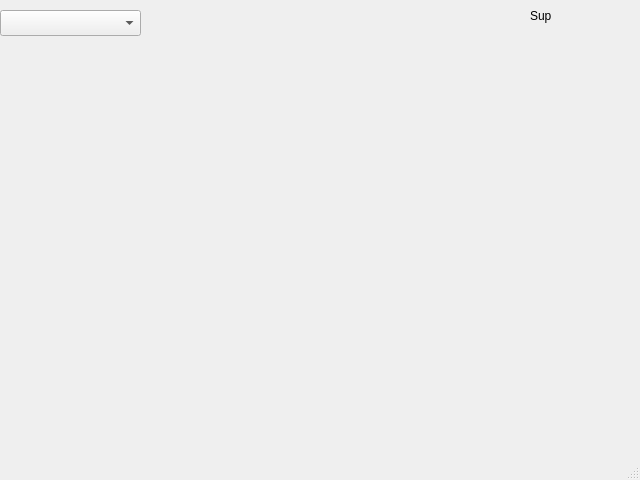
<?xml version="1.0" encoding="UTF-8"?>
<ui version="4.0">
 <class>MainWindow</class>
 <widget class="QMainWindow" name="MainWindow">
  <property name="geometry">
   <rect>
    <x>0</x>
    <y>0</y>
    <width>640</width>
    <height>480</height>
   </rect>
  </property>
  <property name="windowTitle">
   <string>OOM</string>
  </property>
  <widget class="QWidget" name="centralwidget">
   <widget class="QLabel" name="label">
    <property name="geometry">
     <rect>
      <x>530</x>
      <y>0</y>
      <width>91</width>
      <height>31</height>
     </rect>
    </property>
    <property name="text">
     <string>Sup</string>
    </property>
   </widget>
   <widget class="QComboBox" name="comboBox">
    <property name="geometry">
     <rect>
      <x>0</x>
      <y>10</y>
      <width>141</width>
      <height>26</height>
     </rect>
    </property>
    <property name="placeholderText">
     <string>Servers go here?</string>
    </property>
   </widget>
  </widget>
  <widget class="QMenuBar" name="menubar">
   <property name="geometry">
    <rect>
     <x>0</x>
     <y>0</y>
     <width>640</width>
     <height>23</height>
    </rect>
   </property>
  </widget>
  <widget class="QStatusBar" name="statusbar"/>
 </widget>
 <resources/>
 <connections/>
</ui>
